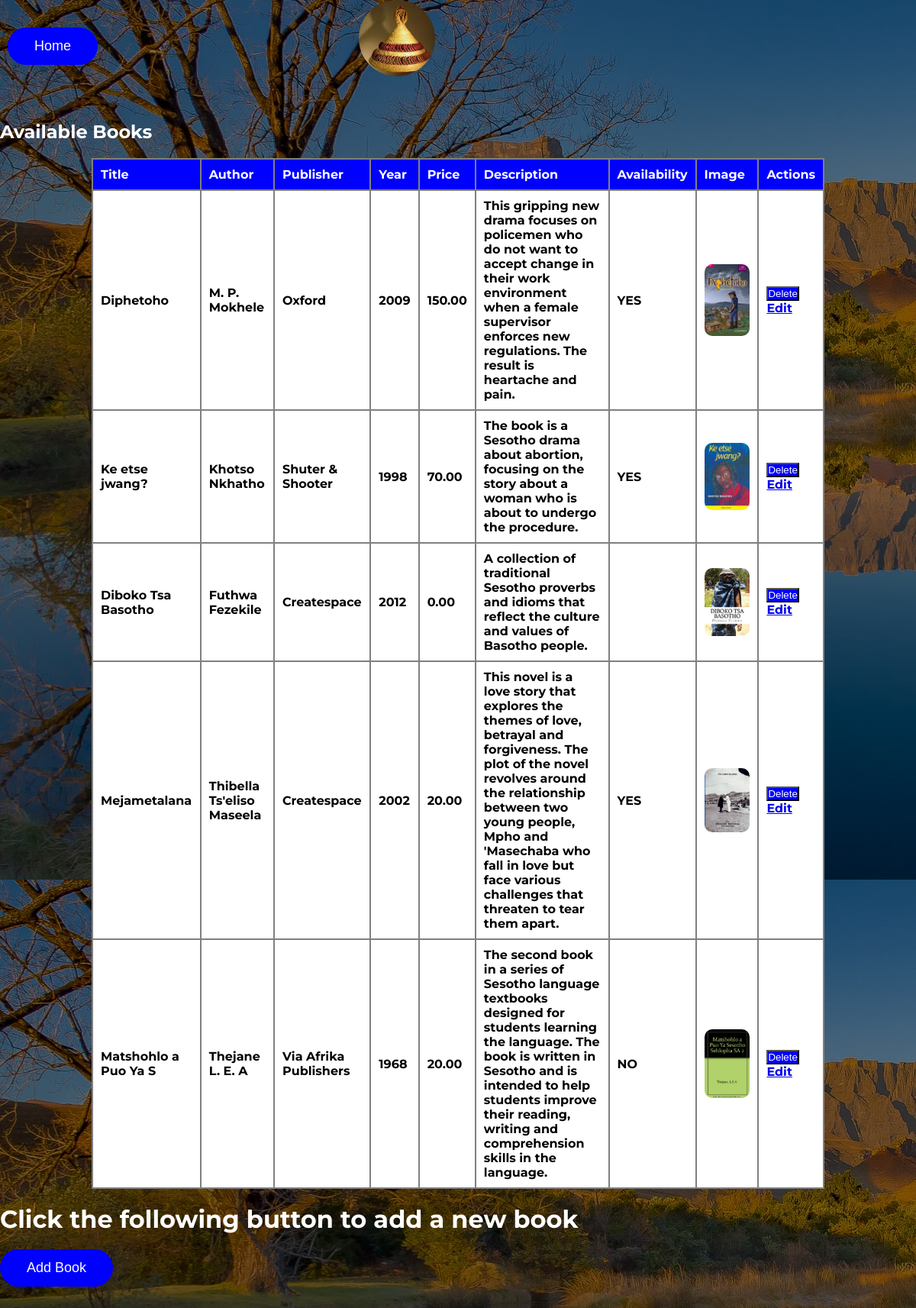
Screenshot of /bookmanagement.php with the database file from the repository.
### tables this page shows
CREATE TABLE `books` (
  `id` int(11) NOT NULL,
  `title` varchar(20) NOT NULL,
  `author` varchar(30) NOT NULL,
  `publisher` varchar(30) NOT NULL,
  `description` varchar(1000) NOT NULL,
  `year` int(11) NOT NULL,
  `price` decimal(10,2) NOT NULL,
  `availability` varchar(10) NOT NULL,
  `image_data` blob NOT NULL
);

### bookmanagement.php (the view, shortened to what this page needs)
<?php
include("conn.php");
$addMessage = $updateMessage = $deleteMessage = "";
?>
<!DOCTYPE html>
<html>
<head>
   <link rel="stylesheet" href="bookmanagement.css">
</head>
<body>
    <div style="display: flex; align-items: center;">
		<button id="homeBtn" style="margin-left: 10px;" type="button" onclick="window.location.href='index.php';">Home</button>
        <img src="image/mokorotlo2.jpg" alt="" width="100" height="100">
    </div>
    <br></br>
    <h2>Available Books</h2>
    <table>
        <tr>
            <th>Title</th>
            <th>Author</th>
            <th>Publisher</th>
            <th>Year</th>
            <th>Price</th>
            <th>Description</th>
            <th>Availability</th>
            <th>Image</th>
            <th>Actions</th>
        </tr>
        <?php
        $result = $conn->query("SELECT id, title, author, publisher, year, description, price, availability FROM books ");
        if ($result->num_rows > 0) {
            while ($row = $result->fetch_assoc()) {
                echo "<tr>";
                echo "<td>" . $row['title'] . "</td>";
                echo "<td>" . $row['author'] . "</td>";
                echo "<td>" . $row['publisher'] . "</td>";
                echo "<td>" . $row['year'] . "</td>";
                echo "<td>" . $row['price'] . "</td>";
                echo "<td>" . $row['description'] . "</td>";
                echo "<td>" . $row['availability'] . "</td>";
                echo "<td><img src='books/{$row['id']}.jpg' alt='{$row['title']}' style='width: 100%; height: 100%; border-radius: 10px; object-fit: cover; margin-bottom: 0px; display: block; margin-left: 0%; margin-right: 100%;'></td>";
                echo "<td>";
                echo "<form method='POST' onsubmit='return confirmDelete(\"" . htmlspecialchars($row['title']) . "\", \"" . htmlspecialchars($deleteMessage) . "\");'>";
                echo "<button type='submit' name='submit_delete' class='button-delete'>Delete</button>";
                echo "</form>";
                echo "<a href='edit.php?title=" . urlencode($row['title']) . "'>Edit</a>";
                echo "</td>";
                echo "</tr>";
            }
        }
        ?>
    </table>
	<h1> Click the following button to add a new book </h1>
	<button id="btn"  type="submit" onclick="window.location.href='addbook.php';">Add Book</button>
	<br></br>
	<br></br>
</body>
</html>

### bookmanagement.css (style rules this page uses)
* { margin: 0; padding: 0; box-sizing: border-box; }
body { font-family: "Montserrat", sans-serif; background: linear-gradient(rgba(0, 0, 0, 0.5), rgba(0, 0, 0, 0.5)), url(image/finally.webp); color: white; font-weight: bold; }
table { width: 80%; margin: 20px auto; border-collapse: collapse; }
table, th, td { border: 2px solid gray; }
th, td { padding: 10px; text-align: left; color: black; }
th { background-color: blue; color: white; }
tr { background-color: white; }
.button-delete { background-color: blue; color: white; }
#homeBtn { border: 0; background: blue; display: list; margin: 20px auto; text-align: center; border: grey; padding: 14px 35px; outline: none; font-size: 18px; color: white; border-radius: 28px; transition: all .2s ease-in-out; cursor: pointer; }
#btn { border: 0; background: blue; display: list; margin: 20px auto; text-align: center; border: grey; padding: 14px 35px; outline: none; font-size: 18px; color: white; border-radius: 28px; transition: all .2s ease-in-out; cursor: pointer; }
img { display:border; border-radius:100px; margin-left:10px; margin-bottom:20px; margin-right:630px; }

### rows the page displays
books: title "Diphetoho", author "M. P. Mokhele", publisher "Oxford", year "2009", price "150.00", description "This gripping new drama focuses on policemen who do not want to accept change in their work environment when a female supervisor enforces new regulations. The result is heartache and pain.", availability "YES", shows a picture
books: title "Ke etse jwang?", author "Khotso Nkhatho", publisher "Shuter & Shooter", year "1998", price "70.00", description "The book is a Sesotho drama about abortion, focusing on the story about a woman who is about to undergo the procedure.", availability "YES", shows a picture
books: title "Diboko Tsa Basotho", author "Futhwa Fezekile", publisher "Createspace", year "2012", price "0.00", description "A collection of traditional Sesotho proverbs and idioms that reflect the culture and values of Basotho people.", shows a picture
books: title "Mejametalana", author "Thibella Ts'eliso Maseela", publisher "Createspace", year "2002", price "20.00", description "This novel is a love story that explores the themes of love, betrayal and forgiveness. The plot of the novel revolves around the relationship between two young people, Mpho and 'Masechaba who fall in love but face various challenges that threaten to tear them apart.", availability "YES", shows a picture
books: title "Matshohlo a Puo Ya S", author "Thejane L. E. A", publisher "Via Afrika Publishers", year "1968", price "20.00", description "The second book in a series of Sesotho language textbooks designed for students learning the language. The book is written in Sesotho and is intended to help students improve their reading, writing and comprehension skills in the language.", availability "NO", shows a picture
